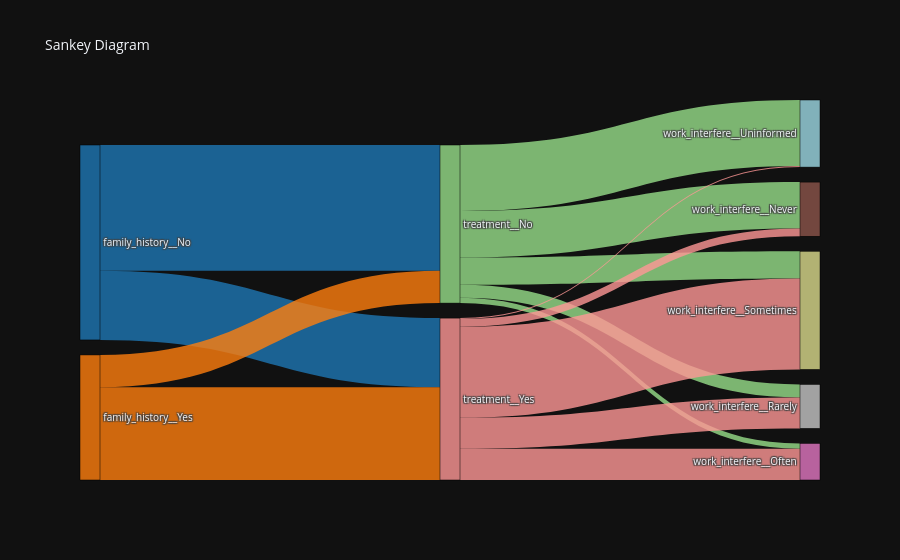

This figure's notebook cell:
### Code cell
fig = go.Figure(go.Sankey(
    node = dict(
        pad = 15,
        thickness = 20,
        line = dict(color = "black", width = 0.5),
        label = unique_nodes,
        color = color_nodes
        ),
    link = dict(
        source = df_agg['Source'],  # Source nodes
        target = df_agg['Target'],  # Target nodes
        value = df_agg['Count'],  # Flow values
        color = df_agg['node_color']
        )
    ))

fig.update_layout(title_text = "Sankey Diagram", font_size = 10)
fig.show()

### Figure 1 — Plotly figure (JSON) as saved in the notebook; plotly's stock layout.template omitted (floating-point values rounded to 4 significant figures)
{"data": [{"link": {"color": ["rgba(31, 119, 180, 0.8)", "rgba(31, 119, 180, 0.8)", "rgba(152, 223, 138, 0.8)", "rgba(152, 223, 138, 0.8)", "rgba(152, 223, 138, 0.8)", "rgba(152, 223, 138, 0.8)", "rgba(152, 223, 138, 0.8)", "rgba(255, 127, 14, 0.8)", "rgba(255, 127, 14, 0.8)", "rgba(255, 152, 150, 0.8)", "rgba(255, 152, 150, 0.8)", "rgba(255, 152, 150, 0.8)", "rgba(255, 152, 150, 0.8)", "rgba(255, 152, 150, 0.8)"], "source": [0, 0, 1, 1, 1, 1, 1, 2, 2, 3, 3, 3, 3, 3], "target": [1, 3, 4, 5, 6, 7, 8, 1, 3, 4, 5, 6, 7, 8], "value": [495, 272, 260, 21, 183, 51, 107, 127, 365, 4, 123, 30, 122, 358]}, "node": {"color": ["rgba(31, 119, 180, 0.8)", "rgba(152, 223, 138, 0.8)", "rgba(255, 127, 14, 0.8)", "rgba(255, 152, 150, 0.8)", "rgba(158, 218, 229, 0.8)", "rgba(227, 119, 194, 0.8)", "rgba(140, 86, 75, 0.8)", "rgba(199, 199, 199, 0.8)", "rgba(219, 219, 141, 0.8)"], "label": ["family_history__No", "treatment__No", "family_history__Yes", "treatment__Yes", "work_interfere__Uninformed", "work_interfere__Often", "work_interfere__Never", "work_interfere__Rarely", "work_interfere__Sometimes"], "line": {"color": "black", "width": 0.5}, "pad": 15, "thickness": 20}, "type": "sankey"}], "layout": {"title": {"text": "Sankey Diagram"}, "font": {"size": 10}}}
